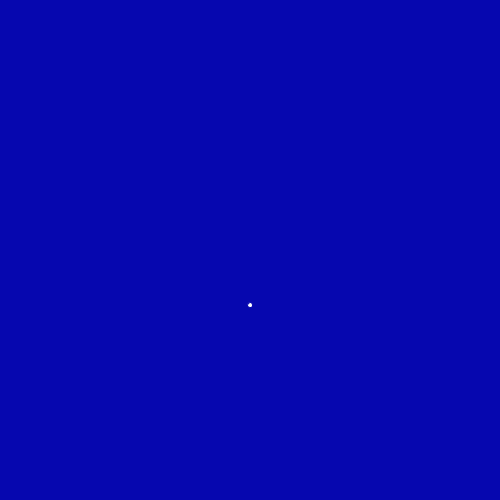
Frame 1 (no input)
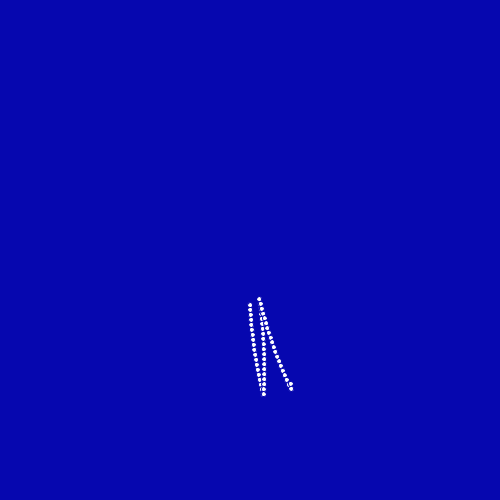
Frame 60 (the mouse pressed at the canvas centre just before this capture)
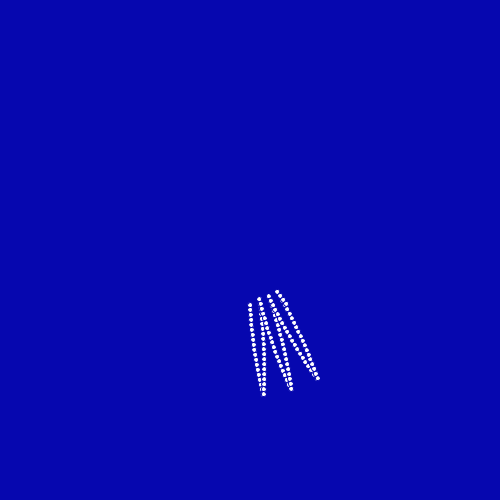
Frame 120 (the mouse held since frame 60 and released just before this capture)

The Processing sketch that drew these frames (run headless with seeded random() and noise(); from frame 60 on, the mouse is pressed at the canvas centre):

// Processing sketch: sketch_10062017
// ── sketch_10062017.pde
float x,y,angle;
boolean grow = true;
float scalar = 50;
float speed = 0.005;

void setup(){
  size(500,500);
  smooth();
  stroke(6,7,175);
  fill(255);
  background(6,7,175);
}

void draw(){
  translate(width/2, height/2);
  if(angle<TWO_PI){
  update();
  x = sin(angle) * scalar;
  y = cos(angle) * scalar;
  angle = angle + speed;
  ellipse(x,y,5,5);
  }
}

void update(){
  if(grow){
    scalar+=5;
    if(scalar>=150){
      grow = false;
    }
  }
  if(!grow){
    scalar-=5;
    if(scalar<=50){
      grow = true;
    }
  }
}
// ── Rose.pde
class Rose{
  Rose(){
    
  }
}
